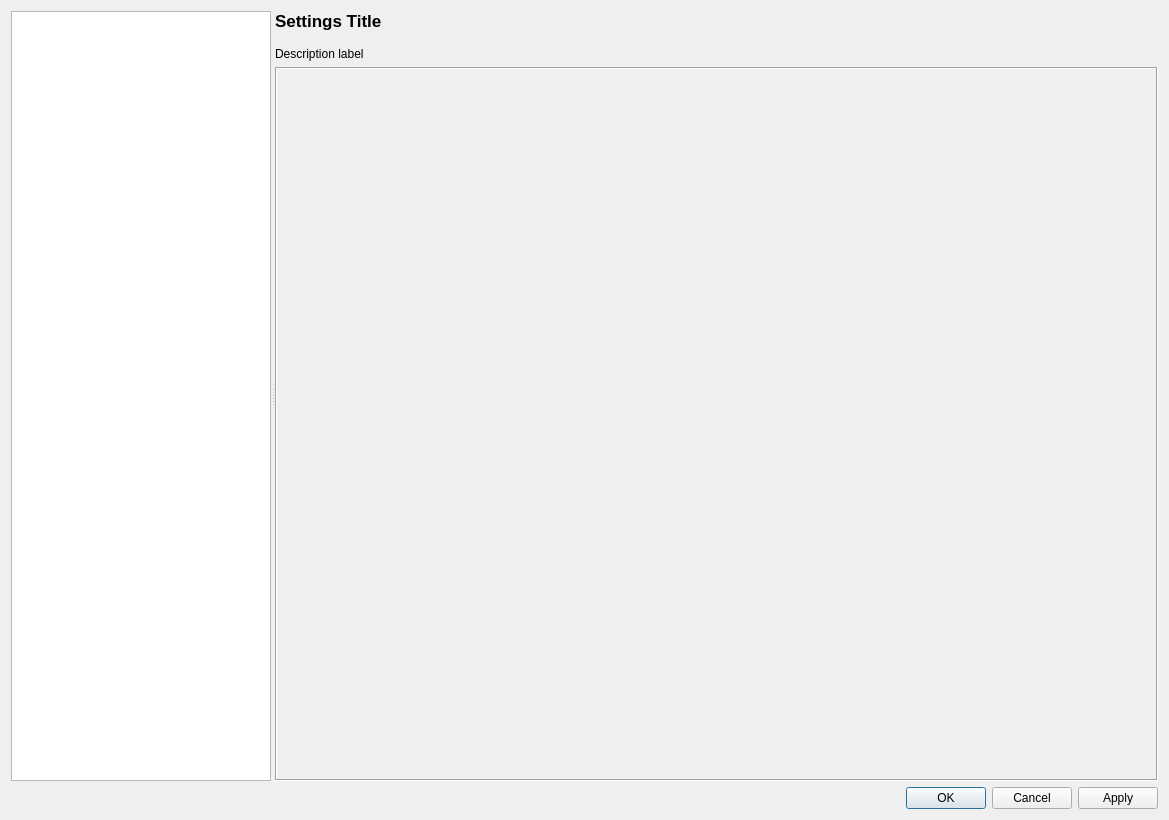
<?xml version="1.0" encoding="UTF-8"?>
<ui version="4.0">
 <class>SettingsDialog</class>
 <widget class="QDialog" name="SettingsDialog">
  <property name="geometry">
   <rect>
    <x>0</x>
    <y>0</y>
    <width>1169</width>
    <height>820</height>
   </rect>
  </property>
  <property name="windowTitle">
   <string>Settings</string>
  </property>
  <property name="windowIcon">
   <iconset>
    <normaloff>../../images/settings_single_gear.png</normaloff>../../images/settings_single_gear.png</iconset>
  </property>
  <layout class="QVBoxLayout" name="verticalLayout_3">
   <item>
    <widget class="QSplitter" name="splitter">
     <property name="orientation">
      <enum>Qt::Horizontal</enum>
     </property>
     <widget class="QListWidget" name="settings_list_widget">
      <property name="sizePolicy">
       <sizepolicy hsizetype="Preferred" vsizetype="Expanding">
        <horstretch>0</horstretch>
        <verstretch>0</verstretch>
       </sizepolicy>
      </property>
      <property name="maximumSize">
       <size>
        <width>260</width>
        <height>16777215</height>
       </size>
      </property>
     </widget>
     <widget class="QWidget" name="layoutWidget">
      <layout class="QVBoxLayout" name="verticalLayout_2">
       <item>
        <layout class="QVBoxLayout" name="verticalLayout">
         <property name="spacing">
          <number>16</number>
         </property>
         <item>
          <widget class="QLabel" name="title_label">
           <property name="font">
            <font>
             <pointsize>13</pointsize>
             <weight>75</weight>
             <bold>true</bold>
            </font>
           </property>
           <property name="text">
            <string>Settings Title</string>
           </property>
          </widget>
         </item>
         <item>
          <widget class="QLabel" name="description_label">
           <property name="text">
            <string>Description label</string>
           </property>
           <property name="wordWrap">
            <bool>true</bool>
           </property>
           <property name="openExternalLinks">
            <bool>true</bool>
           </property>
          </widget>
         </item>
        </layout>
       </item>
       <item>
        <widget class="QFrame" name="frame">
         <property name="sizePolicy">
          <sizepolicy hsizetype="Expanding" vsizetype="Expanding">
           <horstretch>0</horstretch>
           <verstretch>0</verstretch>
          </sizepolicy>
         </property>
         <property name="frameShape">
          <enum>QFrame::Box</enum>
         </property>
         <property name="frameShadow">
          <enum>QFrame::Sunken</enum>
         </property>
         <property name="lineWidth">
          <number>1</number>
         </property>
         <layout class="QVBoxLayout" name="container_layout">
          <property name="leftMargin">
           <number>5</number>
          </property>
          <property name="topMargin">
           <number>5</number>
          </property>
          <property name="rightMargin">
           <number>5</number>
          </property>
          <property name="bottomMargin">
           <number>5</number>
          </property>
         </layout>
        </widget>
       </item>
      </layout>
     </widget>
    </widget>
   </item>
   <item>
    <widget class="QDialogButtonBox" name="button_box">
     <property name="standardButtons">
      <set>QDialogButtonBox::Apply|QDialogButtonBox::Cancel|QDialogButtonBox::Ok</set>
     </property>
    </widget>
   </item>
  </layout>
 </widget>
 <resources/>
 <connections/>
</ui>
